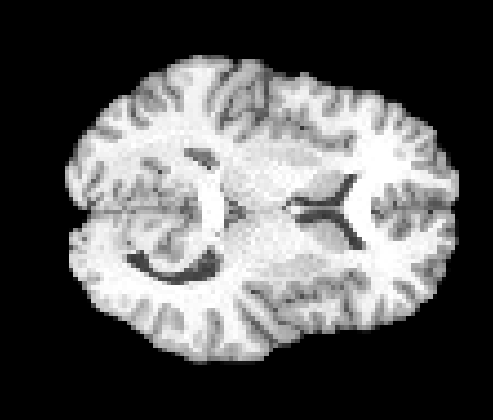
#> input picture figures/thumbs/t1_canon.png, 493 x 420 px; its folder holds 3 pictures in this run
$ python make_architecture_figure.py
#> lines starting #> are read from the running program, lines starting #| are printed output that depends on the picture; after the words box and inside, x2 and y2 are one past the last pixel; in counts of white or black regions, pixels touching at a corner belong together
"""
End-to-end architecture figure (IEEE two-column, use with figure*).
Conventional academic style: serif type, square boxes, thin black lines, restrained colour,
real image thumbnails taken from the paper's own Fig. 1 / Fig. 4.

    python make_architecture_figure.py        # needs the thumbnail PNGs in ./thumbs
Edit COUNTS if the dataset changes.
"""
import os
import numpy as np
import matplotlib
matplotlib.use("Agg")
import matplotlib.pyplot as plt
from matplotlib.patches import Rectangle, FancyBboxPatch
from PIL import Image

COUNTS = dict(hcp=40, adni=388, total=428, test=43)
THUMBS = "thumbs"
OUT = "architecture_end_to_end"

plt.rcParams.update({
    "font.family": "STIXGeneral", "mathtext.fontset": "stix",
    "font.size": 7, "pdf.fonttype": 42, "ps.fonttype": 42,
})
K = "#000000"
GRAY = "#F0F0F0"          # ADNI-only steps
NET = "#DCE6F2"           # learned components (single accent)
NET_E = "#2B4C7E"
MID = "#555555"

W, H = 100.0, 44.0
fig = plt.figure(figsize=(7.16, 7.16 * H / W))
ax = fig.add_axes([0, 0, 1, 1])
ax.set_xlim(0, W); ax.set_ylim(0, H); ax.set_aspect("equal"); ax.axis("off")


def box(x, y, w, h, fc="white", ec=K, lw=0.55, ls="-", z=2):
    ax.add_patch(Rectangle((x, y), w, h, fc=fc, ec=ec, lw=lw, ls=ls, zorder=z))


def t(x, y, s, size=7, ha="center", va="center", color=K, **kw):
    ax.text(x, y, s, fontsize=size, ha=ha, va=va, color=color, zorder=6, **kw)


def arr(x0, y0, x1, y1, ls="-", lw=0.55, color=K, conn="arc3", head=0.28):
    ax.annotate("", xy=(x1, y1), xytext=(x0, y0), zorder=4,
                arrowprops=dict(arrowstyle=f"-|>,head_length={head},head_width={head * 0.5}",
                                lw=lw, ls=ls, color=color, shrinkA=0, shrinkB=0, connectionstyle=conn))


def line(xs, ys, ls="-", lw=0.55, color=K):
    ax.plot(xs, ys, ls=ls, lw=lw, color=color, zorder=3, solid_capstyle="butt")


def thumb(name, x, y, w, h, trim=0.02):
    im = Image.open(os.path.join(THUMBS, name + ".png")).convert("RGB")
    a = np.asarray(im)
    nonwhite = a.min(-1) < 200                       # drop white margins left over from the source figure
    rows = np.where(nonwhite.mean(1) > 0.5)[0]; cols = np.where(nonwhite.mean(0) > 0.5)[0]
    a = a[rows.min():rows.max() + 1, cols.min():cols.max() + 1]
    ty, tx = int(a.shape[0] * trim), int(a.shape[1] * trim)
    a = a[ty:a.shape[0] - ty, tx:a.shape[1] - tx]
    ax.imshow(a, extent=(x, x + w, y, y + h), zorder=5, interpolation="lanczos")
    box(x, y, w, h, fc="none", lw=0.4, z=6)


# ---------------------------------------------------------------- separators + captions
for xs in (24.6, 76.2):
    line([xs, xs], [3.4, 43.4], ls=(0, (3, 2)), lw=0.4, color="#9A9A9A")
t(12.3, 1.5, "(a) Preprocessing and harmonisation", size=7.5)
t(50.4, 1.5, "(b) T1 → tensor synthesis and training objectives", size=7.5)
t(88.2, 1.5, "(c) Evaluation", size=7.5)

# ================================================================ (a)
lw_, sh, gp = 10.9, 2.9, 0.95
lx = (0.9, 12.9)
box(lx[0], 38.2, lw_, 4.0)
t(lx[0] + lw_ / 2, 41.0, r"$\bf{HCP}$", size=7.3)
t(lx[0] + lw_ / 2, 39.25, f"healthy, $n$ = {COUNTS['hcp']}", size=6.2)
box(lx[1], 38.2, lw_, 4.0)
t(lx[1] + lw_ / 2, 41.0, r"$\bf{ADNI}$", size=7.3)
t(lx[1] + lw_ / 2, 39.25, f"CN/MCI/AD, $n$ = {COUNTS['adni']}", size=6.2)

hcp = [("shell subset", r"$b$ = 0, 1000 s/mm$^2$", False),
       ("denoising", "dwidenoise", False),
       ("T1 skull-strip", "HD-BET", False),
       ("tensor fit", "dipy, HCP mask", False)]
adni = [("DICOM → NIfTI", "series ID, dicom2nifti", True),
        ("brain mask", "dwi2mask", True),
        ("denoise + strip", "dwidenoise, HD-BET", False),
        ("tensor fit", "dipy, derived mask", False)]
for x0, steps in zip(lx, (hcp, adni)):
    y = 38.2 - gp - sh
    arr(x0 + lw_ / 2, 38.2, x0 + lw_ / 2, y + sh)
    for i, (a, b, only) in enumerate(steps):
        box(x0, y, lw_, sh, fc=GRAY if only else "white")
        t(x0 + lw_ / 2, y + sh * 0.66, a, size=6.6)
        t(x0 + lw_ / 2, y + sh * 0.28, b, size=5.7, color=MID, style="italic")
        if i < 3:
            arr(x0 + lw_ / 2, y, x0 + lw_ / 2, y - gp)
        y -= sh + gp
y_last = y + sh + gp

hb_y, hb_h = 10.6, 7.2
for x0, dx in zip(lx, (3.0, -3.0)):
    arr(x0 + lw_ / 2, y_last, x0 + lw_ / 2 + dx, hb_y + hb_h)
box(0.9, hb_y, 22.9, hb_h)
t(12.35, hb_y + hb_h - 1.3, "harmonisation to 96 × 112 × 96 grid", size=6.8)
t(12.35, hb_y + 2.55, "world-space (affine) resampling, 2 mm\n"
                      "T1 and DTI share one grid; tensor rotated\n"
                      "T1 percentile norm.; tensor one scale (SPD)", size=5.9, color=MID, linespacing=1.25)
box(0.9, 4.2, 22.9, 4.6)
arr(12.35, hb_y, 12.35, 8.8)
t(12.35, 7.3, f"subject-level split 75/15/10, $N$ = {COUNTS['total']}", size=6.6)
t(12.35, 5.4, f"stratified by group; test set ($n$ = {COUNTS['test']}) fixed", size=5.9, color=MID, style="italic")

# legend for (a)
box(1.0, 42.65, 1.3, 0.85, fc=GRAY, lw=0.4)
t(2.7, 43.07, "ADNI-only step", size=5.7, ha="left", color=MID)
box(13.0, 42.65, 1.3, 0.85, fc=NET, ec=NET_E, lw=0.4)
t(14.7, 43.07, "learned", size=5.7, ha="left", color=MID)

# ================================================================ (b) forward path
yc = 31.4
thumb("t1_canon", 25.6, yc - 3.0, 6.4, 6.0)
#> in thumb, im is the input picture: PIL image 493x420 RGB; min 0, max 255, mean 88.9
#> in thumb, `nonwhite = a.min(-1) < 200`:
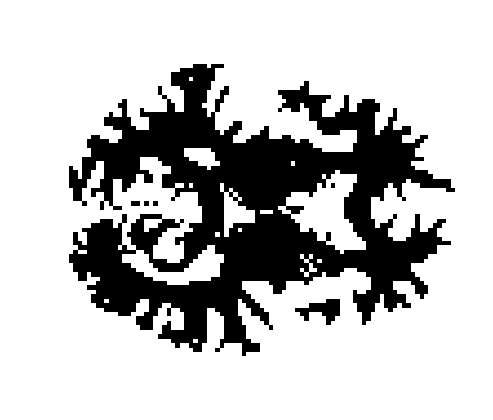
#> nonwhite: shape (420, 493) bool; 75.6% white; 6 black regions, box (x1, y1, x2, y2) and area: (69, 64, 455, 356) 49826, (295, 299, 340, 325) 589, (131, 201, 140, 206) 45, (144, 201, 149, 206) 25, (153, 201, 158, 206) 25, (331, 183, 335, 188) 20
#> in thumb, `rows = np.where(nonwhite.mean(1) > 0.5)[0]`: rows = 331 values from 0 to 419
#> in thumb, `cols = np.where(nonwhite.mean(0) > 0.5)[0]`: cols = 479 values from 0 to 492
t(28.8, yc - 4.2, r"T1 input $X$", size=6.6)

# U-Net as a stack of feature-map blocks
ux = 34.0
spec = [(16, 0), (32, 1), (64, 2), (128, 3), (64, 2), (32, 1), (16, 0)]
blocks = []
x = ux
for c, lv in spec:
    bw = {16: 0.55, 32: 0.8, 64: 1.1, 128: 1.4}[c]
    bh = 7.0 - 1.55 * lv
    y0 = yc + 0.6 - bh / 2 - 0.9 * lv
    box(x, y0, bw, bh, fc=NET, ec=NET_E, lw=0.5)
    blocks.append((x, y0, bw, bh, c))
    x += bw + 0.75
for i, (bx_, by_, bw_, bh_, c) in enumerate(blocks[:4]):
    t(bx_ + bw_ / 2, by_ - 0.75, str(c), size=5.4, color=MID)
for a_, b_ in ((0, 6), (1, 5), (2, 4)):
    xa, ya, wa, ha, _ = blocks[a_]; xb, yb, wb, hb, _ = blocks[b_]
    yy = ya + ha + 0.45 + 0.0 * a_
    line([xa + wa / 2, xa + wa / 2, xb + wb / 2], [ya + ha, yy, yy], lw=0.4, color=NET_E)
    arr(xb + wb / 2, yy, xb + wb / 2, yb + hb, lw=0.4, color=NET_E, head=0.18)
u_end = blocks[-1][0] + blocks[-1][2]
t((ux + u_end) / 2, yc + 6.2, r"3D U-Net $f_\theta$", size=6.8)
arr(32.0, yc, ux, yc)

# heads
hx, hw = u_end + 1.6, 9.0
box(hx, yc + 1.2, hw, 3.6, fc=NET, ec=NET_E)
t(hx + hw / 2, yc + 3.75, "eigenvalue head", size=6.4)
t(hx + hw / 2 + 0.35, yc + 2.05, r"$\vec{\ell}\in\mathbb{R}^3$ (V3, V4: $5\tanh$)", size=5.4)
box(hx, yc - 4.9, hw, 4.6, fc=NET, ec=NET_E)
t(hx + hw / 2, yc - 1.25, "orientation head", size=6.4)
t(hx + hw / 2, yc - 2.75, r"$a_1,a_2\in\mathbb{R}^3$ (6D)", size=5.9)
t(hx + hw / 2, yc - 4.1, r"Gram–Schmidt $\rightarrow R$", size=5.9)
arr(u_end, yc + 0.4, hx, yc + 3.0, conn="arc3,rad=-0.2")
arr(u_end, yc - 0.4, hx, yc - 2.6, conn="arc3,rad=0.2")
t(hx + hw / 2, yc + 5.6, "V1: one 6-channel head", size=5.6, color=MID, style="italic")

# log-tensor, expm, outputs
sx, sw = hx + hw + 1.8, 8.4
box(sx, yc - 1.6, sw, 3.4)
t(sx + sw / 2, yc + 0.1, r"$S=R\,\mathrm{diag}(\vec{\ell}\,)\,R^{T}$", size=6.1)
arr(hx + hw, yc + 3.0, sx, yc + 0.8)
arr(hx + hw, yc - 2.6, sx, yc - 0.8)
box(sx, yc - 7.4, sw, 3.4)
t(sx + sw / 2, yc - 5.7, r"$\mathcal{T}=\exp_m(S)\succ0$", size=6.1)
arr(sx + sw / 2, yc - 1.6, sx + sw / 2, yc - 4.0)
t(sx + sw / 2, yc + 2.5, "log-tensor", size=5.8, color=MID, style="italic")

ox = sx + sw + 1.4
thumb("pred_fa_v4", ox, yc - 0.4, 4.9, 4.9)
#> call 2 of thumb, with name = 'pred_fa_v4', x = 67, y = 31, w = 4.9, h = 4.9, trim = 0.02
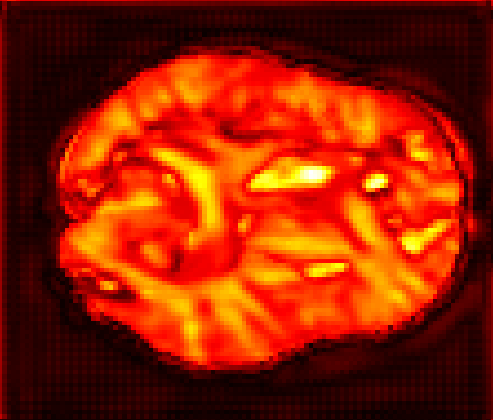
#> input picture figures/thumbs/pred_fa_v4.png, 493 x 420 px
#> in thumb, im is the input picture: PIL image 493x420 RGB; mean R, G, B 145.2, 32.4, 0.5
#> in thumb (call 2), `nonwhite = a.min(-1) < 200`:
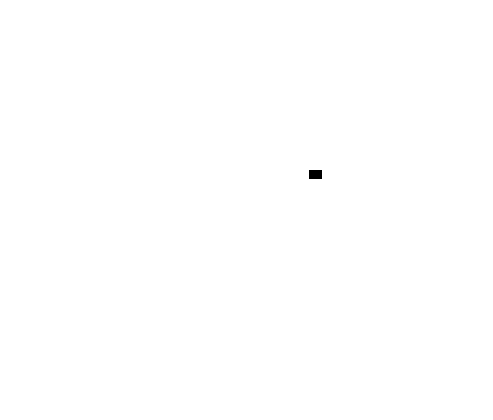
#> nonwhite: shape (420, 493) bool; 99.9% white; 1 black region, box (x1, y1, x2, y2) and area: (309, 170, 322, 179) 117
#> in thumb (call 2), `rows = np.where(nonwhite.mean(1) > 0.5)[0]`: rows = 420 values from 0 to 419
#> in thumb (call 2), `cols = np.where(nonwhite.mean(0) > 0.5)[0]`: cols = 493 values from 0 to 492
#> in thumb (call 2), `a = a[ty:a.shape[0] - ty, tx:a.shape[1] - tx]`:
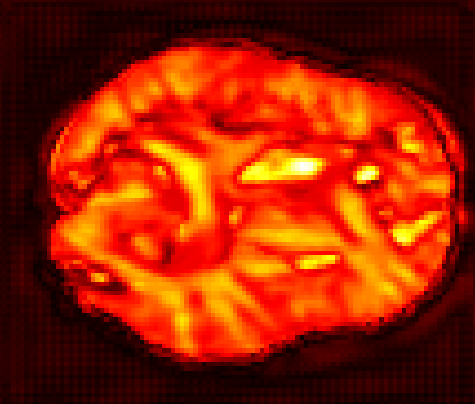
#> a: shape (404, 475, 3); mean R, G, B 151.1, 35, 0.5
thumb("pred_md_v4", ox, yc - 6.6, 4.9, 4.9)
#> call 3 of thumb, with name = 'pred_md_v4', x = 67, y = 24.8, w = 4.9, h = 4.9, trim = 0.02
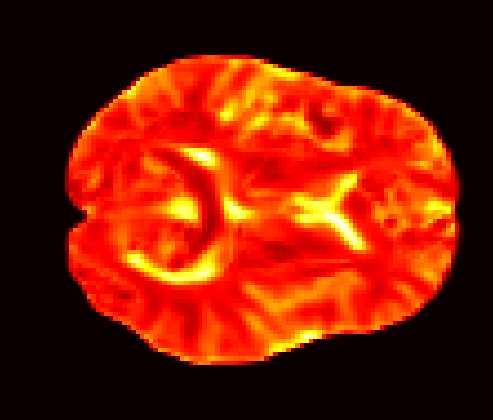
#> input picture figures/thumbs/pred_md_v4.png, 493 x 420 px
#> in thumb, im is the input picture: PIL image 493x420 RGB; mean R, G, B 121.5, 27.4, 1.4
#> in thumb (call 3), `nonwhite = a.min(-1) < 200`:
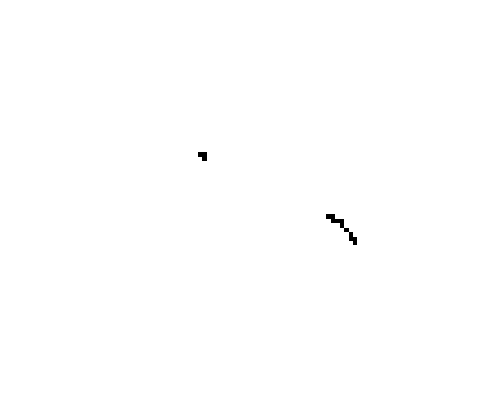
#> nonwhite: shape (420, 493) bool; 99.9% white; 2 black regions, box (x1, y1, x2, y2) and area: (326, 214, 357, 245) 205, (198, 152, 207, 161) 65
#> in thumb (call 3), `a = a[ty:a.shape[0] - ty, tx:a.shape[1] - tx]`:
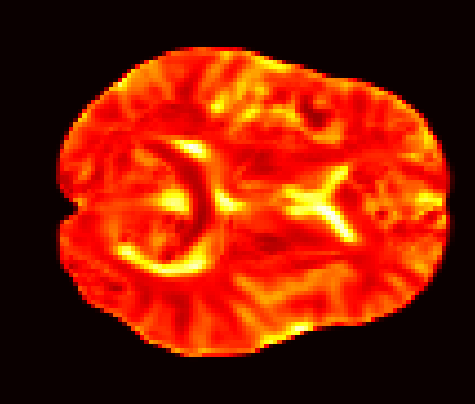
#> a: shape (404, 475, 3); mean R, G, B 130.3, 29.6, 1.5
t(ox + 2.45, yc + 5.15, "FA", size=6.3)
t(ox + 2.45, yc - 7.35, "MD", size=6.3)
t(ox + 2.45, yc - 8.6, "(Eq. 2)", size=5.4, color=MID, style="italic")
arr(sx + sw, yc - 5.0, ox, yc + 2.0, conn="arc3,rad=-0.15")
arr(sx + sw, yc - 6.0, ox, yc - 4.2)

# ================================================================ (b) training objectives
ty0 = 12.4
line([25.4, 75.6], [ty0 + 6.2, ty0 + 6.2], ls=(0, (1, 1.5)), lw=0.4, color="#9A9A9A")
t(25.6, ty0 + 5.3, "training only", size=5.8, ha="left", color=MID, style="italic")

# ground truth branch
thumb("gt_fa", 25.6, ty0 - 4.6, 5.0, 5.0)
#> (the run stopped early here; a loop or call above may not have finished)
